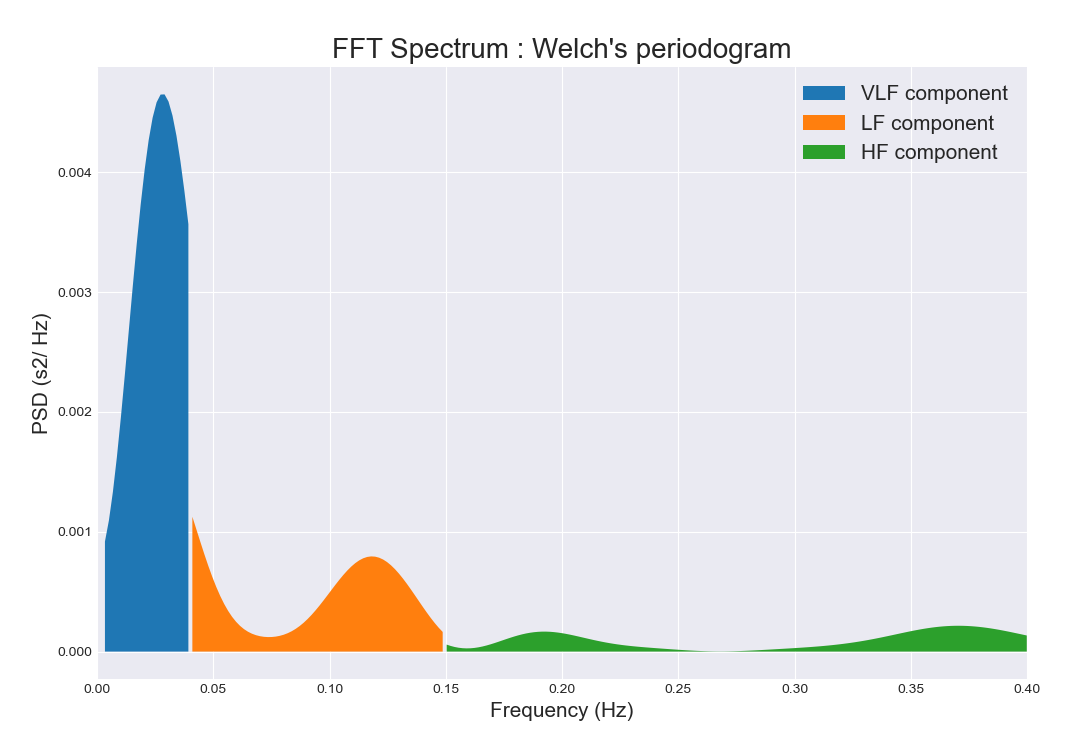

Write the Python code that produced this figure.

import matplotlib.pyplot as plt
from scipy.io import loadmat
import pandas as pd
import numpy as np
import matplotlib.pyplot as plt
import csv
from csv import DictWriter
from sklearn import preprocessing
import scipy
from scipy import signal
import math
import numpy as np
import matplotlib.pyplot as plt
import pathlib
from ecgdetectors import Detectors
from hrvanalysis import remove_outliers, remove_ectopic_beats, interpolate_nan_values
from hrvanalysis import get_time_domain_features
from hrvanalysis import plot_psd
from hrvanalysis import plot_distrib,plot_timeseries
from hrvanalysis import plot_timeseries


#load dataset for humans
dreamer_data= loadmat('DREAMER.mat')

#take one signal 
signal1 = pd.DataFrame(dreamer_data['DREAMER'].item(0,0)[0].item(2).item(0)[3]['stimuli'].item(0)[5][0],columns=["c1","c2"] )

#take one channel
c11=signal1['c1']


#r peak detector
detectors = Detectors(256)
r_peaks = detectors.engzee_detector(c11[0:34304])
rr = np.diff(r_peaks)

#HRV time domain parameters
time_domain_features = get_time_domain_features(r_peaks)
print(time_domain_features )


#HRV frequency domain parameters
plot_psd(rr , method="welch")
plt.show()
